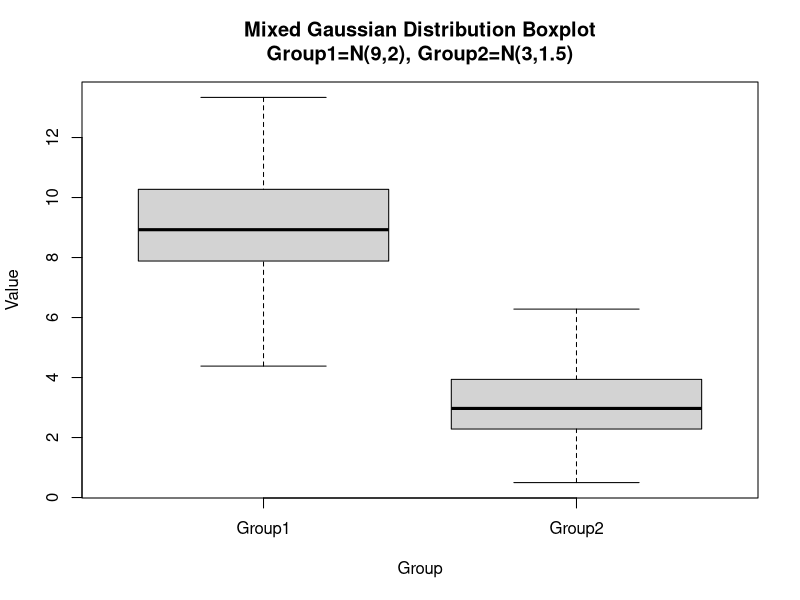
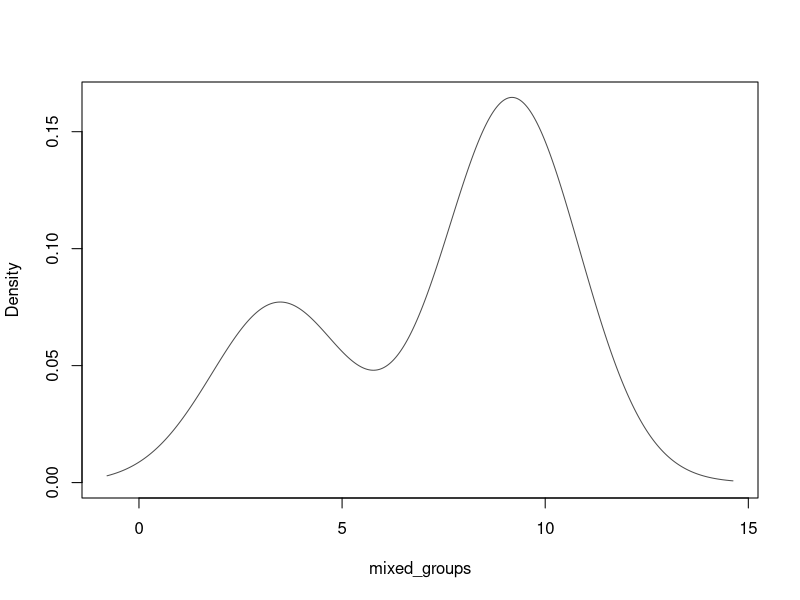
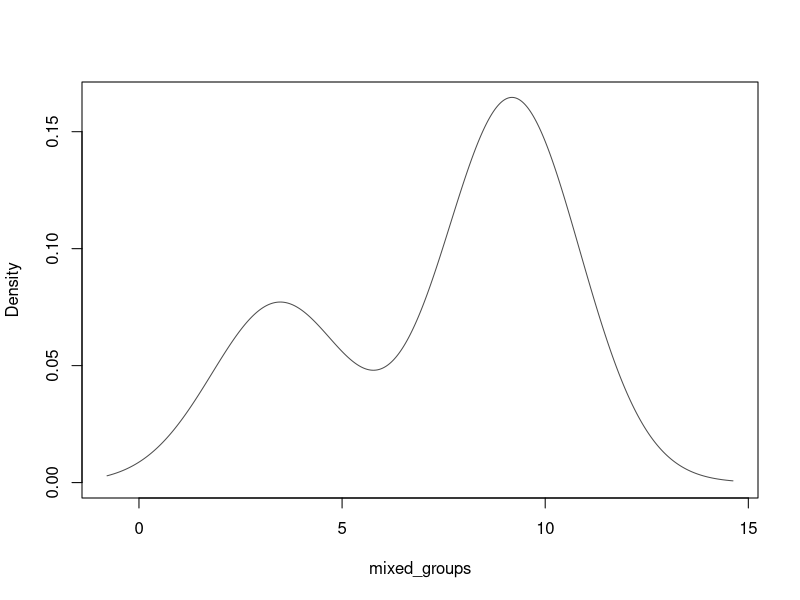

The R script that drew these images, in order:
## ---- chunk 1
knitr::opts_chunk$set(echo = TRUE)
## ---- chunk 2
library(mclust)
set.seed(123)

#Gaussian distribution 1 parameters
mean1<-9
sd1<-2
size1<-80

#Gaussian distribution 2 parameters
mean2<-3
sd2<-1.5
size2<-32

#Generate the mixed distribution
group1<-rnorm(size1, mean1, sd1)
group2<-rnorm(size2, mean2, sd2)
mixed_groups<-c(group1, group2)
## ---- chunk 3
#Plot the distribution
group1.plot<-data.frame(Group="Group1", Value=group1)
group2.plot<-data.frame(Group="Group2", Value=group2)
mixed.plot<-rbind(group1.plot, group2.plot)
boxplot(Value~Group, data=mixed.plot, 
        main="Mixed Gaussian Distribution Boxplot\nGroup1=N(9,2), Group2=N(3,1.5)", ylab="Value")
## ---- chunk 4
#Run mclust
fit <- Mclust(mixed_groups)
summary(fit)
print(fit$parameters)
## ---- chunk 5
#Plot the density
plot(densityMclust(mixed_groups), what="density")
